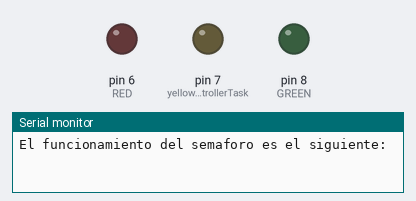
Simulated run of this sketch. Board: Arduino Uno, built with avr-gcc and run on an emulated ATmega328P. Shown: output pins drawn as LEDs (lit = HIGH), the last lines printed to the serial monitor.

Above: at 0.05 s.
At 5.1 s:
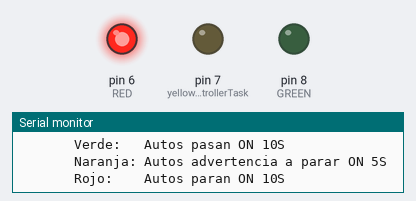
At 12.5 s:
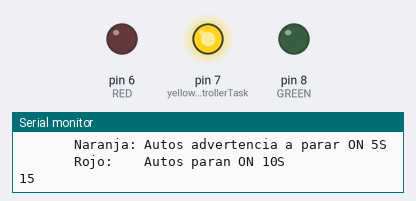
At 45.0 s:
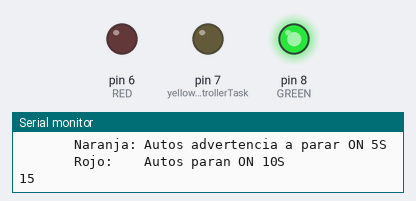
Timing chart, 0 to 52.0 s (numbered marks = the images above):
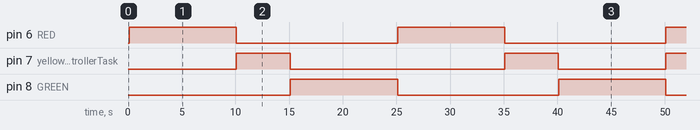

Measured:
- by itself, pin 6 (RED), pin 8 (GREEN): alternates HIGH for 10.0 s and LOW for 15.0 s
- by itself, pin 7 (yellowLedControllerTask): repeats every 40.0 s: LOW 20.0 s, HIGH 5.0 s, LOW 10.0 s, HIGH 5.0 s

The sketch:

FarinangoWilmer_DEBER_5.4_SE.ino
```cpp
/*
   CAPÍTULO 5: FUNCIONES ESPECÍFICAS
   PROGRAMA 25: Creación de funciones en RTOS
   OBJETIVO: Ejecutar tareas directamente en el Kernel del uC.
   NOMBRE: Farinango Wilmer
*/

#include <Arduino_FreeRTOS.h> // librería de RTOS

// Definimos los pines para los leds
#define RED 6
#define YELLOW 7
#define GREEN 8
//objeto del gestor tareas
typedef int TaskProfiler;
//definir las tareas
TaskProfiler redLEDProfiler;
TaskProfiler yellowLEDProfiler;
TaskProfiler greenLEDProfiler;
//------------------------------------------------------------------------------------------------------
void setup() {
  Serial.begin(9600);
  Serial.println("El funcionamiento del semaforo es el siguiente: ");
  Serial.println("       Verde:   Autos pasan ON 10S");
  Serial.println("       Naranja: Autos advertencia a parar ON 5S");
  Serial.println("       Rojo:    Autos paran ON 10S");
  //crear las rutinas de cada tarea
  xTaskCreate(yellowLedControllerTask, "Yellow LED Task", 100, NULL, 1, NULL); //rutina,nombre,memoria,NULL,prioridad,NULL
  xTaskCreate(redLedControllerTask, "Red LED Task", 100, NULL, 3, NULL); //rutina,nombre,memoria,NULL,prioridad,NULL
  xTaskCreate(greenLedControllerTask, "Green LED Task", 100, NULL, 2, NULL); //rutina,nombre,memoria,NULL,prioridad,NULL
  vTaskStartScheduler ();
}
//------------------------------------------------------------------------------------------------------

void yellowLedControllerTask (void *pvParameters) {
  pinMode(7, OUTPUT);
  while (1) {
    digitalWrite(7, LOW);
    vTaskDelay( 10000 / portTICK_PERIOD_MS );
    Serial.print(portTICK_PERIOD_MS);
    digitalWrite(7, HIGH);
    vTaskDelay( 5000 / portTICK_PERIOD_MS );
    digitalWrite(7, LOW);
    vTaskDelay( 20000 / portTICK_PERIOD_MS );
    digitalWrite(7, HIGH);
    vTaskDelay( 5000 / portTICK_PERIOD_MS );
  }
}
void greenLedControllerTask (void *pvParameters) {
  pinMode(GREEN, OUTPUT);
  while (2) {
    digitalWrite(6, HIGH);
    vTaskDelay( 10000 / portTICK_PERIOD_MS );
    digitalWrite(6, LOW);
    vTaskDelay( 15000 / portTICK_PERIOD_MS );
  }
}

void redLedControllerTask(void *pvParameters) { //
  pinMode(RED, OUTPUT);
  while (3) {
    digitalWrite(8, LOW);    //
    vTaskDelay( 15000 / portTICK_PERIOD_MS );
    digitalWrite(8, HIGH);
    vTaskDelay( 10000 / portTICK_PERIOD_MS );
    digitalWrite(8, LOW);
    vTaskDelay( 15000 / portTICK_PERIOD_MS );
    digitalWrite(8, HIGH);
    vTaskDelay( 10000 / portTICK_PERIOD_MS );
  }
}
void loop() {
}
```
